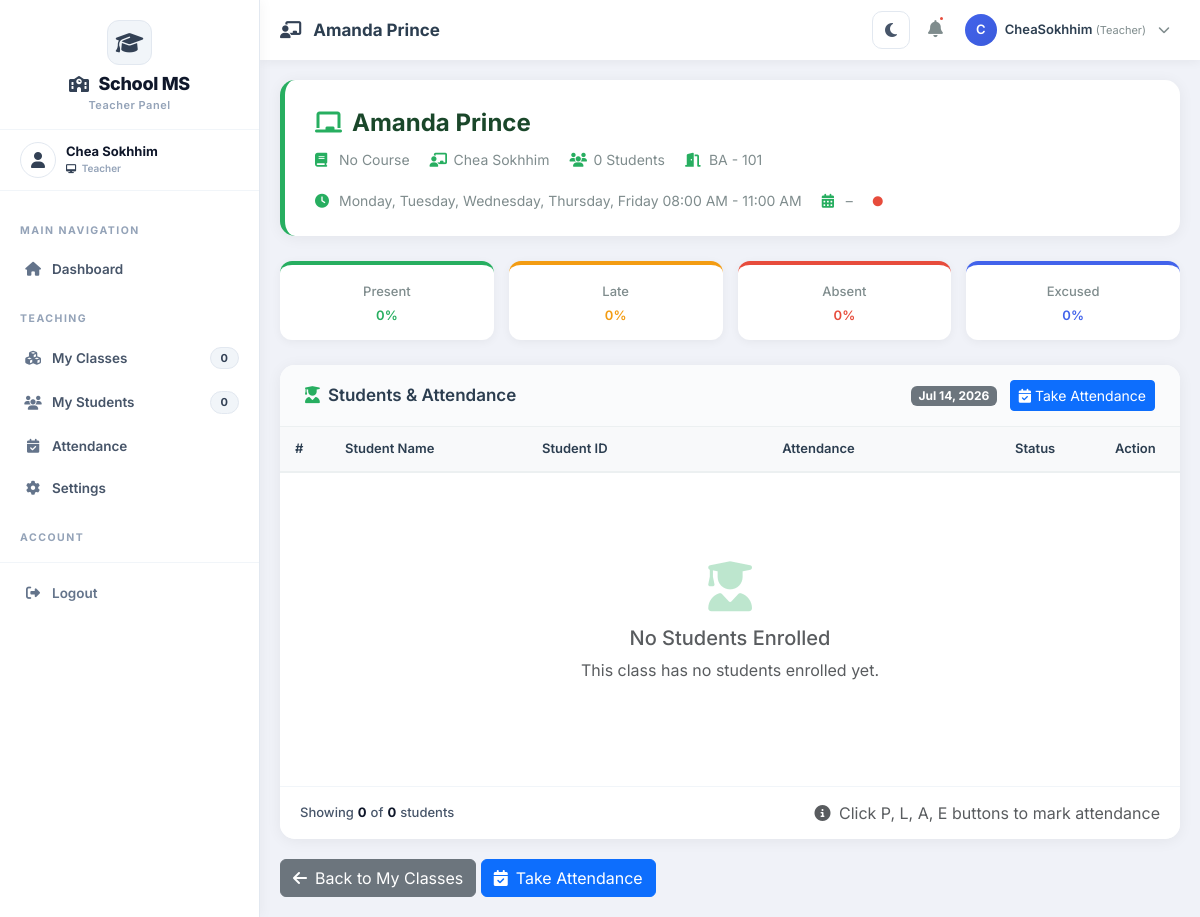
/teacher/class/4/ (signed in), run on an earlier commit of the app's database.
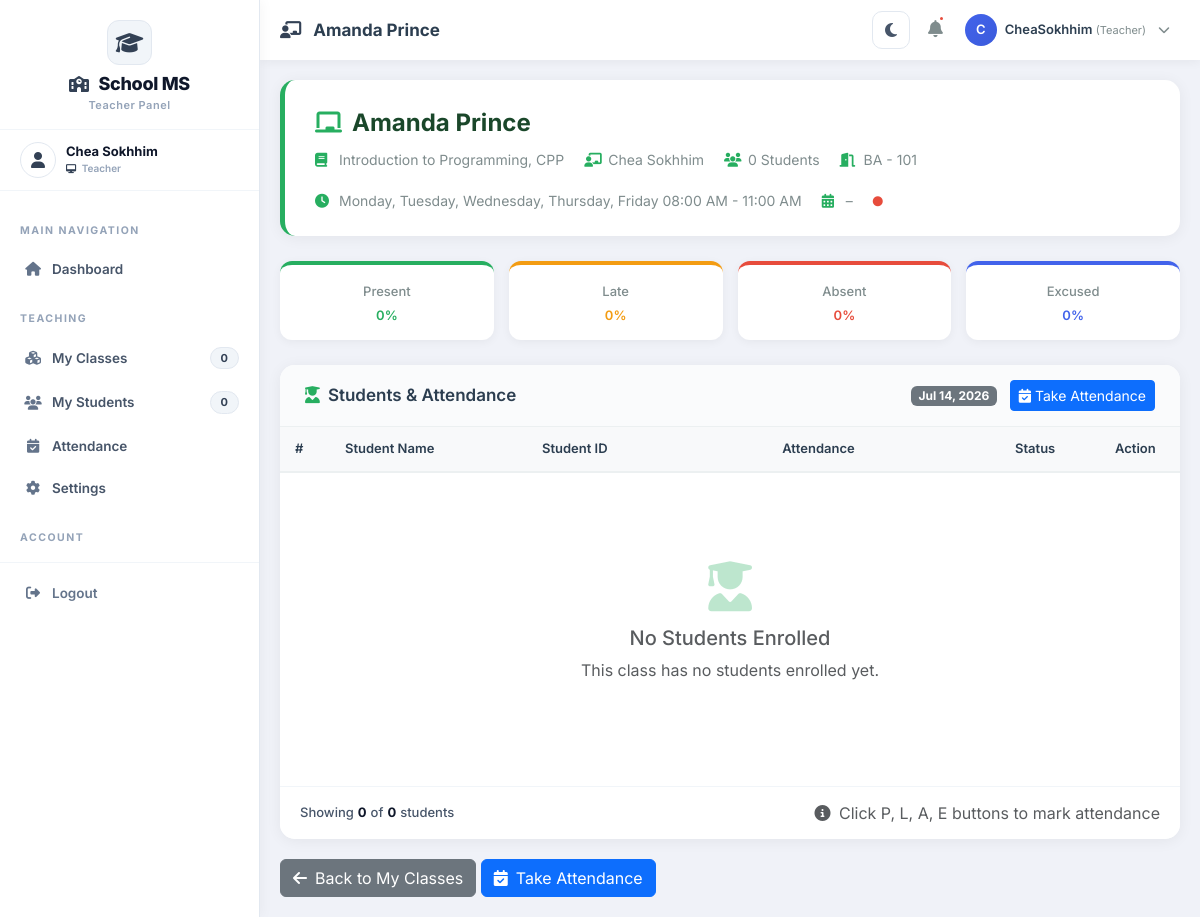
And on a later commit of the database.
### courses/models.py (models this page shows, shortened)
class Course(models.Model):
    LEVEL_CHOICES = [
        ('100', 'Year 1'),
        ('200', 'Year 2'),
        ('300', 'Year 3'),
        ('400', 'Year 4'),
        ('500', 'Year 5'),
    ]
    course_id = models.CharField(max_length=20, unique=True, editable=False)
    code = models.CharField(max_length=20, unique=True)
    name = models.CharField(max_length=200)
    description = models.TextField()
    credits = models.IntegerField()
    level = models.CharField(max_length=10, choices=LEVEL_CHOICES, default='100')
    duration = models.CharField(max_length=50, default='12 weeks')
    fee = models.DecimalField(max_digits=10, decimal_places=2, default=0.00)
    major = models.ForeignKey(
        Major,
        on_delete=models.SET_NULL,
        null=True,
        blank=True,
        related_name='courses'
    )
    teacher = models.ForeignKey(
        Teacher,
        on_delete=models.SET_NULL,
        null=True,
        blank=True,
        related_name='courses'
    )
    prerequisites = models.ManyToManyField('self', symmetrical=False, blank=True)
    time_slots = models.ManyToManyField(
        'classes.TimeSlot',
        blank=True,
        related_name='course_time_slots'
    )
    is_active = models.BooleanField(default=True)
    created_at = models.DateTimeField(auto_now_add=True)
    updated_at = models.DateTimeField(auto_now=True)
    class Meta:
        ordering = ['code']

### accounts/views.py (the view, shortened to what this page needs)
# urls.py: path('teacher/class/<int:pk>/', views.teacher_class_detail, name='teacher_class_detail'),
@login_required
@teacher_required
def teacher_class_detail(request, pk):
    try:
        teacher = Teacher.objects.get(user=request.user)
        class_obj = get_object_or_404(Class, teacher=teacher, pk=pk)
        students = class_obj.enrolled_students.filter(is_active=True)
        today = date.today()
        class_courses = class_obj.courses.all()
        context = {
            'class': class_obj,
            'students': students,
            'total_students': students.count(),
            'today': today,
            'courses': class_courses,
        }
        return render(request, 'Backend/teacher/class/class_detail.html', context)
    except Teacher.DoesNotExist:
        messages.error(request, 'Teacher profile not found.')
        return redirect('accounts:dashboard')
    except Class.DoesNotExist:
        messages.error(request, 'Class not found.')
        return redirect('accounts:teacher_class_view')

### classes/context_processors.py (called while the page is built)
def sidebar_counts(request):
    return {
        'total_buildings': Building.objects.filter(is_active=True).count(),
        'total_floors': Floor.objects.filter(is_active=True).count(),
        'total_rooms': Room.objects.filter(is_active=True).count(),
        'total_terms': Term.objects.filter(is_active=True).count(),
        'total_timeslots': TimeSlot.objects.filter(is_active=True).count(),
    }

### classes/models.py (called while the page is built, shortened)
    def __str__(self):
        return f"{self.building.code} - {self.room_number}"

    def __str__(self):
        days_list = [dict(TimeSlot.DAYS_OF_WEEK).get(day.strip(), day) for day in self.days.split(',')]
        days_str = ', '.join(days_list)
        return f"{days_str} {self.start_time.strftime('%I:%M %p')} - {self.end_time.strftime('%I:%M %p')}"

    def get_schedule_display(self):
        if self.time_slots.exists():
            slots = self.time_slots.all()
            return ", ".join([str(slot) for slot in slots])

### teachers/models.py (called while the page is built)
    def get_full_name(self):
        return f"{self.first_name} {self.last_name}"

### templates/Backend/teacher/class/class_detail.html (shortened to what the changed rows need)
{% extends 'Backend/layouts/teacher_layout.html' %}
{% load static %}
{% block content %}
<div class="class-header-card">
    <div class="class-meta">
        <span class="meta-item">
            <i class="fas fa-book"></i> {% if class.courses.exists %}{% for c in class.courses.all %}{{ c.name }}{% if not forloop.last %}, {% endif %}{% endfor %}{% else %}No Course{% endif %}
        </span>
        <span class="meta-item">
            <i class="fas fa-chalkboard-teacher"></i> {{ class.teacher.get_full_name|default:"No Teacher" }}
        </span>
        <span class="meta-item">
            <i class="fas fa-users"></i> {{ total_students }} Students
        </span>
        <span class="meta-item">
            <i class="fas fa-door-open"></i> {{ class.room }}
        </span>
        <span class="meta-item">
            <i class="fas fa-clock"></i> {{ class.get_schedule_display }}
        </span>
        <span class="meta-item">
            <i class="fas fa-calendar-alt"></i> {{ class.start_date|date:"M d" }} – {{ class.end_date|date:"M d, Y" }}
        </span>
        <span class="meta-item">
            <i class="fas fa-circle"
                style="color: {% if class.status == 'active' %}#27ae60{% elif class.status == 'upcoming' %}#f39c12{% else %}#e74c3c{% endif %}; font-size: 10px;"></i>
            <span class="badge-status {{ class.status }}">{{ class.get_status_display }}</span>
        </span>
    </div>
</div>
<div class="student-table-card">
    <div class="card-body-custom">
        <div class="table-responsive">
            <table class="table table-attendance">
                <thead>
                    <tr>
                        <th style="width: 50px;">#</th>
                        <th>Student Name</th>
                        <th style="width: 110px;">Student ID</th>
                        <th style="text-align: center; min-width: 220px;">Attendance</th>
                        <th style="width: 100px;">Status</th>
                        <th style="width: 80px;">Action</th>
                    </tr>
                </thead>
            </table>
        </div>
    </div>
</div>
{% endblock %}

What changed in the data, as far as the page shows it:
now on this page (row edited): Course: name "Introduction to Programming"
now on this page (row edited): Course: name "CPP"
Also different on the page:
text no longer shown: "No Course"
